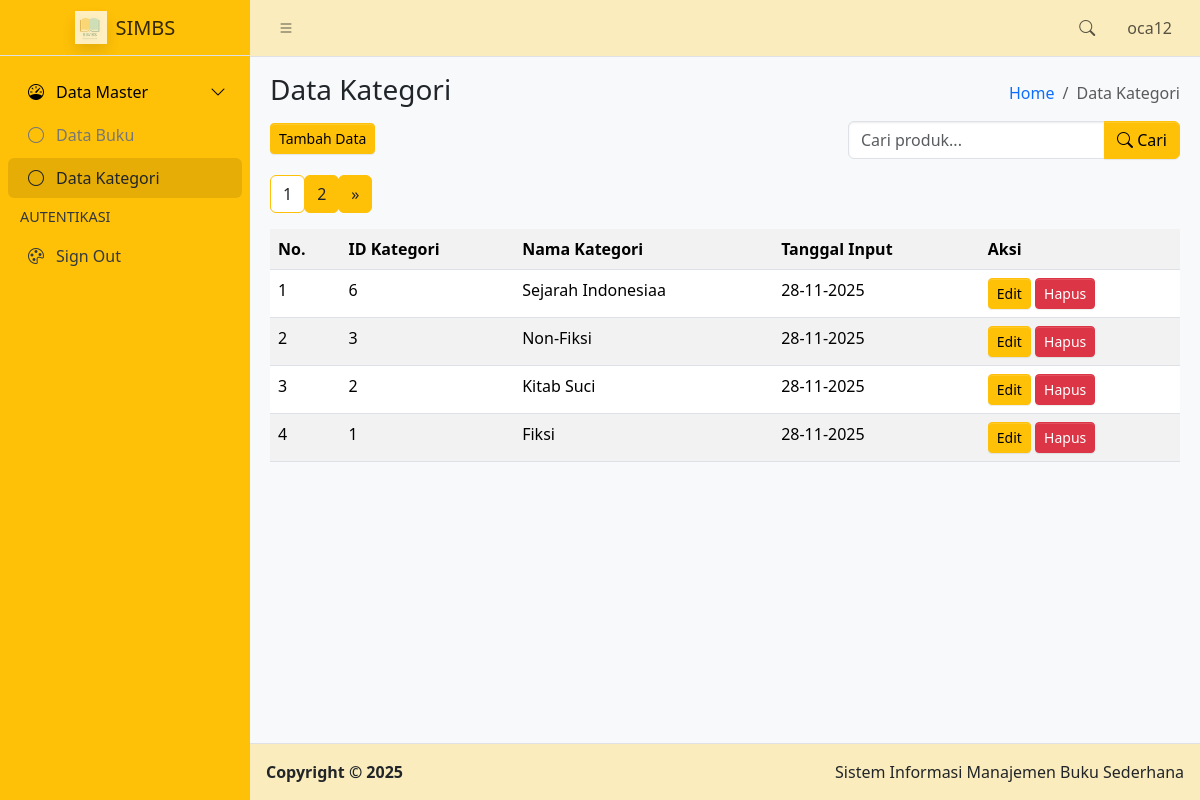
The app's page /kategori.php (signed in) with its own data.
### tables this page shows
CREATE TABLE `kategori` (
  `id_kategori` int(11) NOT NULL,
  `nama_kategori` varchar(100) NOT NULL,
  `tanggal_input` timestamp NOT NULL DEFAULT current_timestamp() ON UPDATE current_timestamp(),
  `aksi` varchar(50) DEFAULT ''
);

### function.php (called while the page is built, shortened)
<?php
$conn = mysqli_connect("localhost", "root", "", "simbs");
function query($query){
    global $conn;
	$result = mysqli_query($conn, $query);
	$rows = [];
	while( $row = mysqli_fetch_assoc($result) ) {
		$rows[] = $row;
	}
	return $rows;
}
?>

### kategori.php (the view, shortened to what this page needs)
<?php
require("function.php");
$jumlahDataPerHalaman = 4;
$jumlahData = count(query("SELECT * FROM kategori"));
$jumlahHalaman = ceil($jumlahData / $jumlahDataPerHalaman);
$halamanAktif = isset($_GET["halaman"]) ? $_GET["halaman"] : 1;
$awalData = ($halamanAktif - 1) * $jumlahDataPerHalaman;
$kategori = query("
    SELECT * FROM kategori
    ORDER BY tanggal_input DESC
    LIMIT $awalData, $jumlahDataPerHalaman
");
?>
<!doctype html>
<html lang="en">
  <head>
    <link
      rel="stylesheet"
      href="https://cdn.jsdelivr.net/npm/@fontsource/source-sans-3@5.0.12/index.css"
      media="print"
      onload="this.media='all'"
    />
    <link
      rel="stylesheet"
      href="https://cdn.jsdelivr.net/npm/overlayscrollbars@2.11.0/styles/overlayscrollbars.min.css"
    />
    <link
      rel="stylesheet"
      href="https://cdn.jsdelivr.net/npm/bootstrap-icons@1.13.1/font/bootstrap-icons.min.css"
    />
    <link rel="stylesheet" href="dist/css/adminlte.min.css" />
    <link
      rel="stylesheet"
      href="https://cdn.jsdelivr.net/npm/apexcharts@3.37.1/dist/apexcharts.css"
    />
    <link
      rel="stylesheet"
      href="https://cdn.jsdelivr.net/npm/jsvectormap@1.5.3/dist/css/jsvectormap.min.css"
    />
  </head>
  <body class="layout-fixed sidebar-expand-lg bg-body-tertiary">
    <div class="app-wrapper">
      <nav class="app-header navbar navbar-expand bg-warning bg-opacity-25">
        <div class="container-fluid">
          <ul class="navbar-nav">
            <li class="nav-item">
              <a class="nav-link" data-lte-toggle="sidebar" href="#" role="button">
                <i class="bi bi-list"></i>
              </a>
            </li>
          </ul>
          <ul class="navbar-nav ms-auto">
            <li class="nav-item">
              <a class="nav-link" data-widget="navbar-search" href="#" role="button">
                <i class="bi bi-search"></i>
              </a>
            </li>
            <li class="nav-item dropdown user-menu">
              <a href="#" class="nav-link dropdown-toggle" data-bs-toggle="dropdown">
                <span class="d-none d-md-inline">
                        <?= isset($_SESSION['username']) ? $_SESSION['username'] : 'User'; ?>
                    </span>
              </a>
            </li>
          </ul>
        </div>
      </nav>
      <aside class="app-sidebar bg-warning">
        <div class="sidebar-brand">
          <a href="index.php" class="brand-link">
            <img
              src="dist/assets/img/SIMBS.png.jpeg"
              alt="AdminLTE Logo"
              class="brand-image opacity-75 shadow"
            />
            <span class="brand-text fw-light">SIMBS</span>
          </a>
        </div>
        <div class="sidebar-wrapper">
          <nav class="mt-2">
            <ul
              class="nav sidebar-menu flex-column"
              data-lte-toggle="treeview"
              role="navigation"
              aria-label="Main navigation"
              data-accordion="false"
              id="navigation"
            >
              <li class="nav-item menu-open">
                <a href="#" class="nav-link active">
                  <i class="nav-icon bi bi-speedometer"></i>
                  <p>
                    Data Master
                  </p>
                </a>
                <ul class="nav nav-treeview">
                  <li class="nav-item">
                    <a href="index.php" class="nav-link">
                      <i class="nav-icon bi bi-circle"></i>
                      <p>Data Buku</p>
                    </a>
                  </li>
                  <li class="nav-item">
                    <a href="kategori.php" class="nav-link active <?= ($activePage == 'kategori') ? 'active bg-warning text-dark' : '' ?>">
                      <i class="nav-icon bi bi-circle"></i>
                      <p>Data Kategori</p>
                    </a>
                  </li>
                </ul>
              </li>
              <li class="nav-header">AUTENTIKASI</li>
              <li class="nav-item">
                <a href="logout.php" class="nav-link <?= ($activePage == 'kategori') ? 'active bg-warning text-dark' : '' ?>">
                  <i class="nav-icon bi bi-palette"></i>
                  <p>Sign Out</p>
                </a>
              </li>
            </ul>
          </nav>
        </div>
      </aside>
      <main class="app-main">
        <div class="app-content-header">
          <div class="container-fluid">
            <div class="row">
              <div class="col-sm-6">
                <h3 class="mb-3">Data Kategori</h3>
                <a href="tambah_kategori.php">
                  <button class="btn-sm btn btn-warning">Tambah Data</button>
                </a>
              </div>
              <div class="col-sm-6 d-flex flex-column align-items-end">
                <ol class="breadcrumb">
                  <li class="breadcrumb-item"><a href="#">Home</a></li>
                  <li class="breadcrumb-item active" aria-current="page">Data Kategori</li>
                </ol>
                <form class="mt-2" method="POST">
                  <div class="input-group">
                  <input
                    type="text"
                    class="form-control"
                    name="keyword"
                    placeholder="Cari produk..."
                  >
                  <button class="btn btn-warning" type="submit" name="tombol_search">
                    <i class="bi bi-search"></i> Cari
                  </button>
                </div>
                </form>
              </div>
            </div>
          </div>
        </div>
        <div class="app-content">
          <div class="container-fluid">
            <div class="row">
              <div class="col">
                <nav aria-label="Page navigation example">
                    <ul class="pagination pagination-warning">
                        <?php for ($i = 1; $i <= $jumlahHalaman; $i++) : ?>
                            <?php if ($i == $halamanAktif) : ?>
                                <li class="page-item active">
                                    <a class="page-link bg-white text-dark border-warning" href="?halaman=<?= $i; ?>"><?= $i; ?></a>
                                </li>
                            <?php else : ?>
                                <li class="page-item">
                                    <a class="page-link bg-warning text-dark border-warning" href="?halaman=<?= $i; ?>"><?= $i; ?></a>
                                </li>
                            <?php endif; ?>
                        <?php endfor; ?>
                        <?php if ($halamanAktif < $jumlahHalaman) : ?>
                            <li class="page-item">
                                <a class="page-link bg-warning text-dark border-warning" href="?halaman=<?= $halamanAktif + 1; ?>">&raquo;</a>
                            </li>
                        <?php endif; ?>
                    </ul>
                </nav>
                <table class="table table-striped table-hover">
                  <tr>
                    <th>No.</th>
                    <th>ID Kategori</th>
                    <th>Nama Kategori</th>
                    <th>Tanggal Input</th>
                    <th>Aksi</th>
                </tr>
                    <?php $no = $awalData + 1; ?>
                    <?php foreach($kategori as $row): ?>
                    <tr>
                        <td><?= $no++; ?></td>
                        <td><?= $row['id_kategori']; ?></td>
                        <td><?= $row['nama_kategori']; ?></td>
                        <td><?= date('d-m-Y', strtotime($row['tanggal_input'])); ?></td>
                        <td>
                            <a href="ubah_kategori.php?id=<?= $row['id_kategori']; ?>" class="btn btn-warning btn-sm">Edit</a>
                            <a href="hapus_kategori.php?id=<?= $row['id_kategori'] ?>" onclick="return confirm('Yakin ingin menghapus data ini?');">
                        <button class="btn btn-danger btn-sm">Hapus</button>
                        </a>
                      </td>
                </tr>
                <?php endforeach; ?>
                </table>
              </div>
            </div>
          </div>
        </div>
      </main>
      <footer class="app-footer bg-warning bg-opacity-25 text-dark">
        <div class="float-end d-none d-sm-inline">Sistem Informasi Manajemen Buku Sederhana</div>
        <strong>
          Copyright &copy; 2025&nbsp;
        </strong>
      </footer>
    </div>
  </body>
</html>

### records on screen
kategori: id_kategori "6", nama_kategori "Sejarah Indonesiaa", tanggal_input "28-11-2025"
kategori: id_kategori "3", nama_kategori "Non-Fiksi", tanggal_input "28-11-2025"
kategori: id_kategori "2", nama_kategori "Kitab Suci", tanggal_input "28-11-2025"
kategori: id_kategori "1", nama_kategori "Fiksi", tanggal_input "28-11-2025"

### other values on screen
$_SESSION['username'] "oca12"
